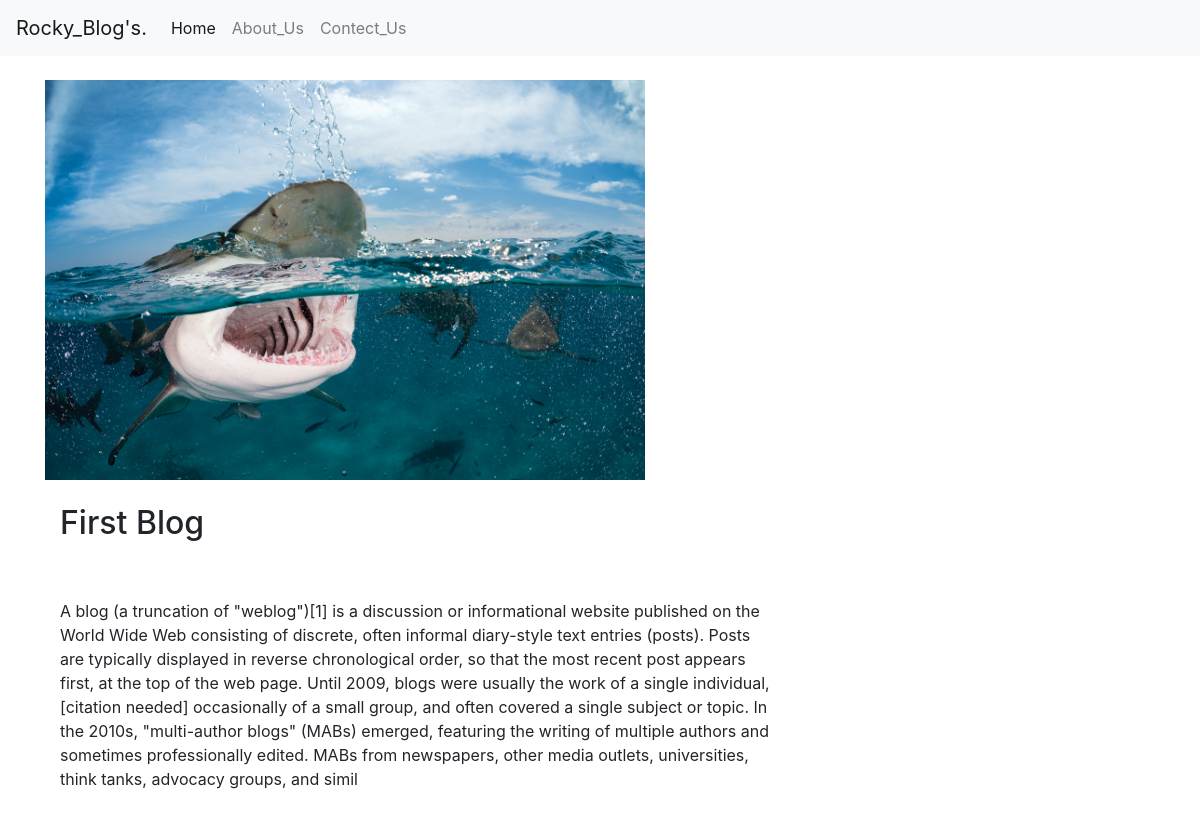
Page /code_and_anime/view/1/ on the committed database.
### code_and_anime/models.py (models this page shows, shortened)
class page(models.Model):
    blog_id= models.AutoField
    blog_name=models.CharField(max_length=200,default='')
    desc=models.CharField(max_length=700,default='')
    desc1=models.CharField(max_length=700,default='')
    post_date=models.DateField()
    TypeBlog=models.IntegerField(default=0)
    image=models.ImageField(upload_to="blog/images",default="")
    video=models.FileField(upload_to="blog/video",default='')
    liked =models.ManyToManyField(User, default=None, blank=True, related_name='liked')

### code_and_anime/views.py (the view)
# urls.py: path('code_and_anime/view/<int:myid>/',views.view,name="PageView"),
def view(request,myid):
    pageid = page.objects.filter(id=myid)
    return render(request,'code_and_anime/view.html',{'pageid':pageid[0]})

### code_and_anime/templates/code_and_anime/view.html (shortened to what this page needs)
{% extends 'code_and_anime/basic.html' %}
{%block body%}
<div class="container my-4">
                <img src="/media/{{pageid.image}}" width="600px" >
        <div class="col-md-8">
            <br>
            <h2>{{pageid.blog_name}}</h2><br><br>
            <p>{{pageid.desc}}</p>
        </div>
</div>
{%endblock%}

### code_and_anime/templates/code_and_anime/basic.html (shortened to what this page needs)
<!doctype html>
<html lang="en">
  <head>
    <link rel="stylesheet" href="https://cdn.jsdelivr.net/npm/bootstrap@4.5.3/dist/css/bootstrap.min.css">
  </head>
<body>
  <nav class="navbar navbar-expand-lg navbar-light bg-light ">
    <a class="navbar-brand" href="/">Rocky_Blog's.</a>
    <div class="collapse navbar-collapse" id="navbarSupportedContent">
      <ul class="navbar-nav mr-auto">
        <li class="nav-item active">
          <a class="nav-link" href="/">Home<span class="sr-only">(current)</span></a>
        </li>
        <li class="nav-item">
          <a class="nav-link" href="/code_and_anime/about/">About_Us</a>
        </li>
        <li class="nav-item">
          <a class="nav-link" href="/code_and_anime/contact/">Contect_Us</a>
        </li>
      </ul>
    </div>
  </nav>
{%block body%}{%endblock%}
  </body>
</html>

### rows in the picture
page: image (picture), blog_name "First Blog", desc "A blog (a truncation of \"weblog\")[1] is a discussion or informational website published on the World Wide Web consisting of discrete, often informal diary-style text entries (posts). Posts are typically displayed in reverse chronological order, so that the most recent post appears first, at the top of the web page. Until 2009, blogs were usually the work of a single individual,[citation needed] occasionally of a small group, and often covered a single subject or topic. In the 2010s, \"multi-author blogs\" (MABs) emerged, featuring the writing of multiple authors and sometimes professionally edited. MABs from newspapers, other media outlets, universities, think tanks, advocacy groups, and simil"
